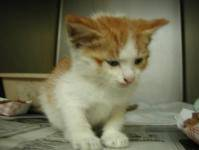
#> input picture cat_dog/train/train/cat.10358.jpg, 199 x 150 px; its folder holds only this picture in this run
$ jupyter execute --allow-errors Task-03.ipynb
#> lines starting #> are read from the running program, lines starting #| are printed output that depends on the picture
[cell 1]
# Cell 1: Imports and Setup

import os
import cv2
import numpy as np
import pandas as pd
import matplotlib.pyplot as plt
import seaborn as sns
from sklearn.svm import SVC
from sklearn.decomposition import PCA
from sklearn.model_selection import train_test_split, RandomizedSearchCV
from sklearn.metrics import accuracy_score, confusion_matrix, classification_report

# Set up plotting style
sns.set(style="whitegrid")

# Paths to the dataset
train_folder = 'cat_dog/train/train'
test_folder = 'cat_dog/test1/test1'

[cell 2]
# Cell 2: Function to Load Data

def load_balanced_images_and_labels(folder, image_size=(100, 100), max_samples_per_class=100):
#> called with folder = 'cat_dog/train/train', image_size = (100, 100), max_samples_per_class = 100
    images = []
    labels = []
    cat_count = 0
    dog_count = 0
    for filename in os.listdir(folder):
        if cat_count >= max_samples_per_class and dog_count >= max_samples_per_class:
            break
        if filename.startswith('cat') and cat_count < max_samples_per_class:
            labels.append(0)  # Cat label
            cat_count += 1
        elif filename.startswith('dog') and dog_count < max_samples_per_class:
            labels.append(1)  # Dog label
            dog_count += 1
        else:
            continue

        img_path = os.path.join(folder, filename)
        img = cv2.imread(img_path, cv2.IMREAD_GRAYSCALE)
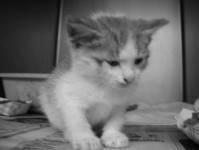
#> img: shape (150, 199); min 0, max 210, mean 106.4
        if img is not None:
            img_resized = cv2.resize(img, image_size)
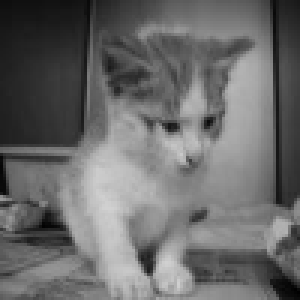
#> img_resized: shape (100, 100) (shown 3 times larger); min 1, max 209, mean 106.3
            images.append(img_resized)

    images = np.array(images)
    labels = np.array(labels)
    return images, labels

[cell 3]
# Cell 3: Load and Preprocess Training Data

# Load balanced training data
print("Loading training data...")
train_images, train_labels = load_balanced_images_and_labels(train_folder)
#> train_labels = [0]
train_images_flat = train_images.reshape(train_images.shape[0], -1)

# Print class distribution
unique, counts = np.unique(train_labels, return_counts=True)
#> unique = [0]; counts = [1]
print(f"Training data class distribution: {dict(zip(unique, counts))}")
#| Training data class distribution: {0: 1}

# Visualize some training images
fig, axes = plt.subplots(1, 5, figsize=(15, 5))
#> (the rest of this cell did not finish here and is left out)

$ run again, on cat_dog/train/train/cat.1135.jpg
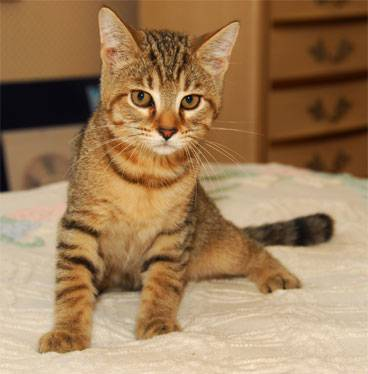
#> input picture cat_dog/train/train/cat.1135.jpg, 368 x 374 px
#> in load_balanced_images_and_labels, `img = cv2.imread(img_path, cv2.IMREAD_GRAYSCALE)`:
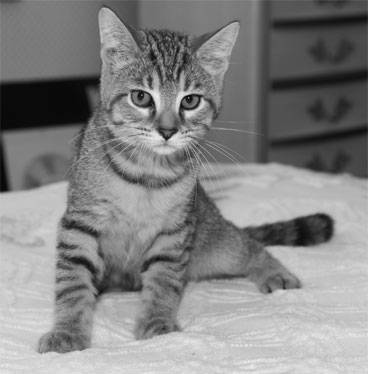
#> img: shape (374, 368); min 0, max 245, mean 132.1
#> in load_balanced_images_and_labels, `img_resized = cv2.resize(img, image_size)`:
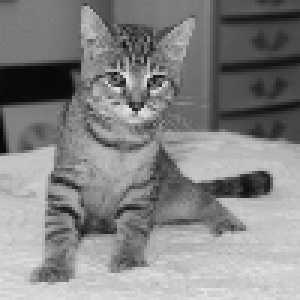
#> img_resized: shape (100, 100) (shown 3 times larger); min 8, max 229, mean 132
#> train_labels = [0]
#> counts = [1]
#| Training data class distribution: {0: 1}

$ run again, on cat_dog/train/train/cat.11563.jpg
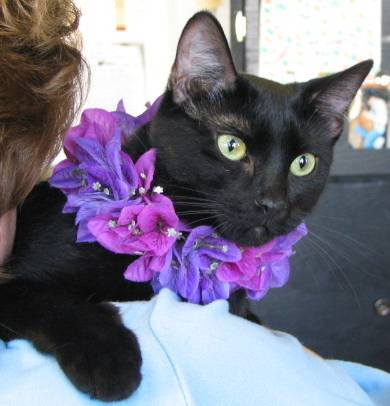
#> input picture cat_dog/train/train/cat.11563.jpg, 390 x 406 px
#> in load_balanced_images_and_labels, `img = cv2.imread(img_path, cv2.IMREAD_GRAYSCALE)`:
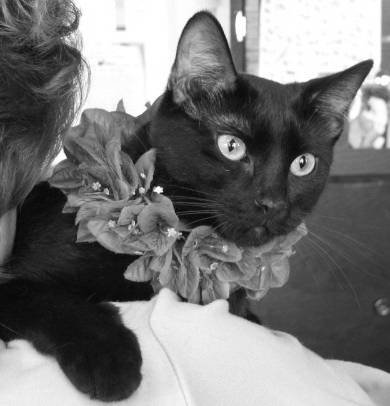
#> img: shape (406, 390); min 0, max 255, mean 120.2
#> in load_balanced_images_and_labels, `img_resized = cv2.resize(img, image_size)`:
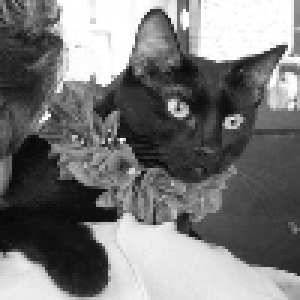
#> img_resized: shape (100, 100) (shown 3 times larger); min 8, max 255, mean 120.2
#> train_labels = [0]
#> counts = [1]
#| Training data class distribution: {0: 1}

$ run again, on cat_dog/train/train/cat.11887.jpg
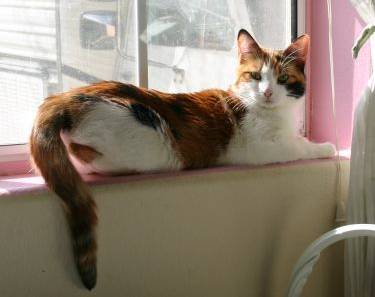
#> input picture cat_dog/train/train/cat.11887.jpg, 375 x 297 px
#> in load_balanced_images_and_labels, `img = cv2.imread(img_path, cv2.IMREAD_GRAYSCALE)`:
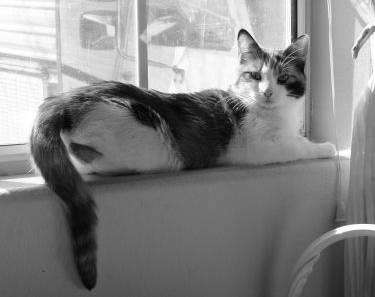
#> img: shape (297, 375); min 0, max 255, mean 131.4
#> in load_balanced_images_and_labels, `img_resized = cv2.resize(img, image_size)`:
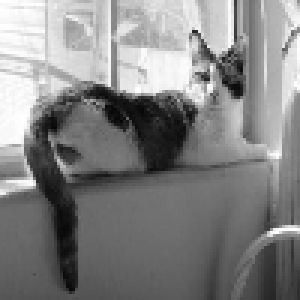
#> img_resized: shape (100, 100) (shown 3 times larger); min 5, max 255, mean 131.4
#> train_labels = [0]
#> counts = [1]
#| Training data class distribution: {0: 1}
